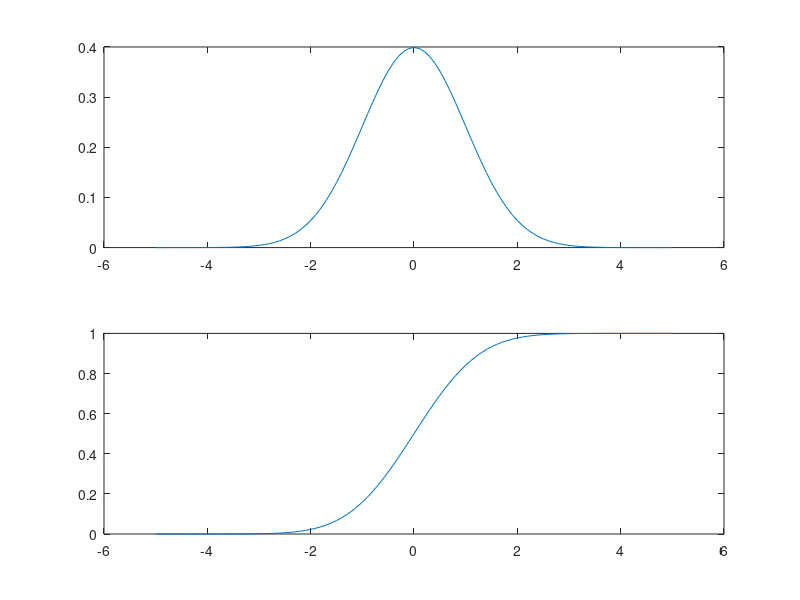

Reproduce this figure in MATLAB.
function BasicGraph()
% do not confuse with basic instincts
echo on
u=randn(5,2) % 5 uniform random numbers in two columns
u(:,2)=u(:,1)+0.3*u(:,2)

plot(u(:,1),u(:,2),'s',...
 'MarkerEdgeColor','k',...
 'MarkerFaceColor','g',...
 'MarkerSize',10)
title('scatterplot of u(:,1) against u(:,2)');
% in the plot instruction 's' means symbols="Marker"
[ma,ma_idx]=max(u)

max(u) % notice that Matlab functions are overloaded

[mi,mi_idx]=min(u)

mu=mean(u)

sum(u)/size(u,1)

median(u)

sort(u)

sortrows(u)

uu = u - kron( mu, ones(size(u,1),1)); %this is truly stupid
mean( uu.^2 )

T=size(u,1);
mean(uu.^2)*(T-1)/T

v=var(u)

sqrt(v)

std(u)

mu=0.1;
sig=0.2;
S0=100;
x=mu+sig*u;
x1=exp(x);
x1=[ones(1,2); x1]; % first observation
St1=100*cumprod(x1)

x=[zeros(1,2); x]; % again for first observation
St2=100*exp(cumsum(x))

A=[1 2 3; 2 2 4; 2 1 2]

prod(A)

cumprod(A)

dx=0.1

x=-5:dx:5; % some fine grid
y=1/sqrt(2*pi)*exp(-0.5*x.^2);
figure(1)
subplot(2,1,1)
plot(x,y);
cdf=cumtrapz(y)*dx;
subplot(2,1,2)
plot(x,cdf);
trapz(y)*dx
  